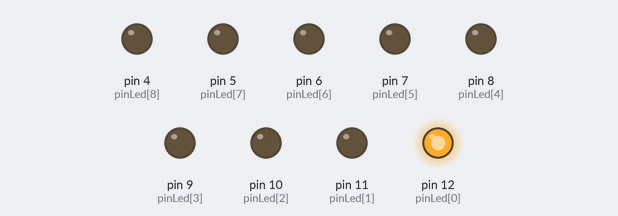
This sketch was run on a simulated Arduino Uno, built with avr-gcc and run on an emulated ATmega328P. On the bench: output pins drawn as LEDs (lit = HIGH).

Above: at 0.1 s.
At 1.1 s:
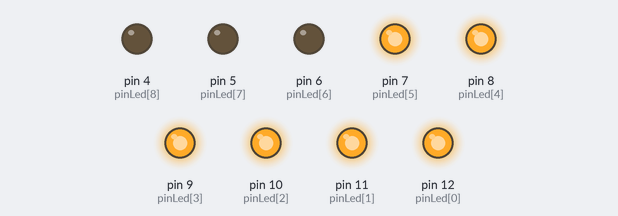
At 2.1 s:
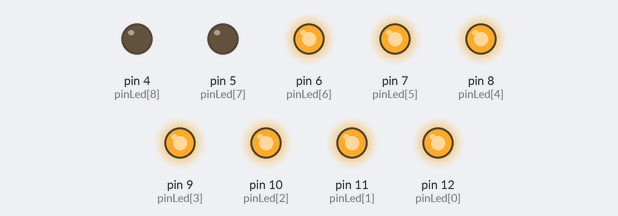
At 4.1 s:
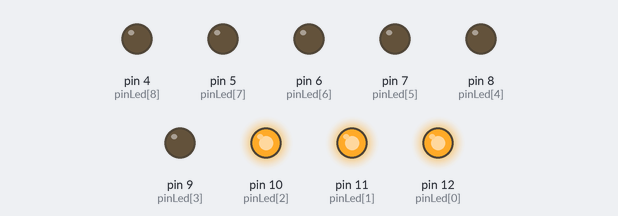
At 6.3 s:
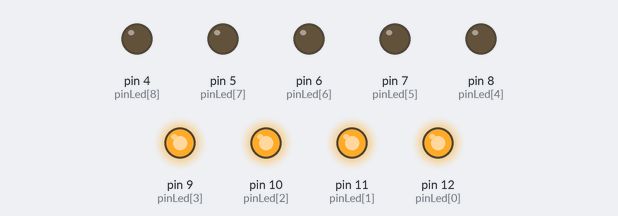
At 8.1 s:
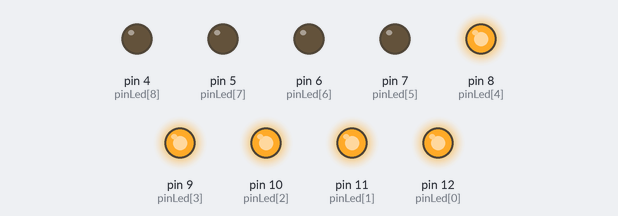
Timing chart, 0 to 8.4 s (numbered marks = the images above):
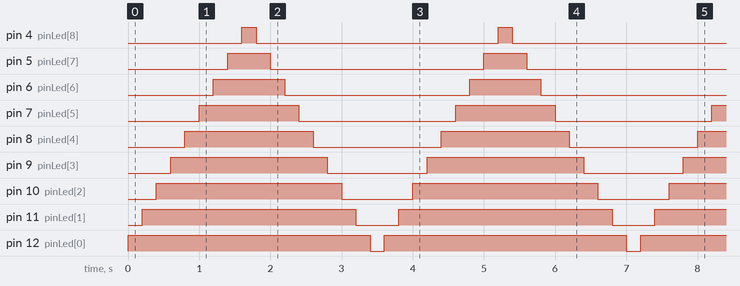

The sketch:

for.ino
```cpp
int pinLed[9] = {12,11,10,9,8,7,6,5,4};
int numeroLed;
void setup(){
	int i;
	for(i=0; i<9; i++){
		pinMode(pinLed[i], OUTPUT);
	}
}

void loop(){
	for (numeroLed = 0; numeroLed<9; numeroLed++){
		digitalWrite(pinLed[numeroLed], HIGH);
		delay(200);
	}

	for (numeroLed = 8; numeroLed>=0; numeroLed--){
		digitalWrite(pinLed[numeroLed], LOW);
		delay(200);
	}

}
```

Measured:
- by itself, pin 4 (pinLed[8]): alternates HIGH for 0.20 s and LOW for 3.4 s
- by itself, pin 5 (pinLed[7]): alternates HIGH for 0.60 s and LOW for 3.0 s
- by itself, pin 6 (pinLed[6]): alternates HIGH for 1.0 s and LOW for 2.6 s
- by itself, pin 7 (pinLed[5]): alternates HIGH for 1.4 s and LOW for 2.2 s
- by itself, pin 8 (pinLed[4]): alternates HIGH for 1.8 s and LOW for 1.8 s
- by itself, pin 9 (pinLed[3]): alternates HIGH for 2.2 s and LOW for 1.4 s
- by itself, pin 10 (pinLed[2]): alternates HIGH for 2.6 s and LOW for 1.0 s
- by itself, pin 11 (pinLed[1]): alternates HIGH for 3.0 s and LOW for 0.60 s
